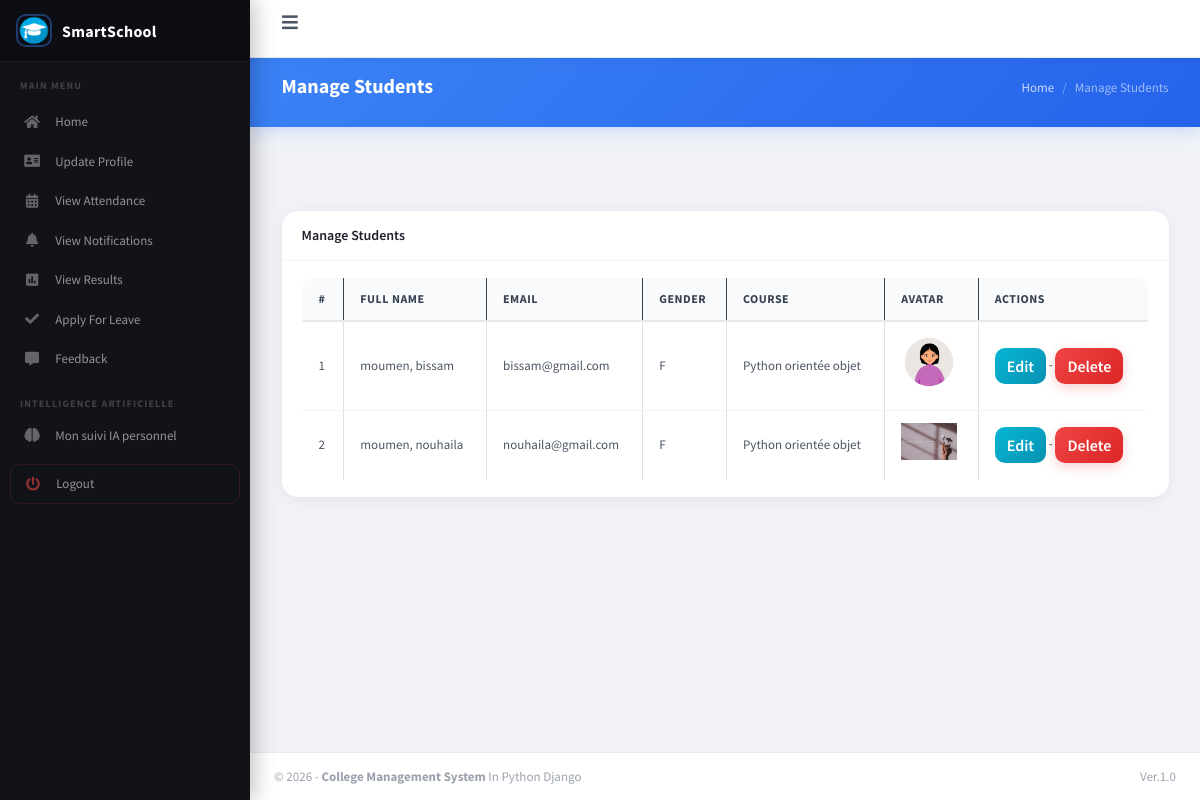
Page /student/manage/ on the committed database.
### main_app/models.py (models this page shows, shortened)
class CustomUser(AbstractUser):
    USER_TYPE = (
        (1, "HOD"),
        (2, "Staff"),
        (3, "Student"),
        (4, "Parent"),  # FIX IMPORTANT
    )
    GENDER = [("M", "Male"), ("F", "Female")]
    username = None
    email = models.EmailField(unique=True)
    user_type = models.CharField(default=1, choices=USER_TYPE, max_length=1)
    gender = models.CharField(max_length=1, choices=GENDER, null=True, blank=True)
    profile_pic = models.ImageField(null=True, blank=True)
    address = models.TextField(null=True, blank=True)
    fcm_token = models.TextField(default="")
    created_at = models.DateTimeField(auto_now_add=True)
    updated_at = models.DateTimeField(auto_now=True)
    USERNAME_FIELD = "email"
    REQUIRED_FIELDS = []
    objects = CustomUserManager()

class Student(models.Model):
    admin = models.OneToOneField(CustomUser, on_delete=models.CASCADE)
    course = models.ForeignKey(Course, on_delete=models.DO_NOTHING, null=True, blank=True)
    session = models.ForeignKey(Session, on_delete=models.DO_NOTHING, null=True, blank=True)

class Course(models.Model):
    name = models.CharField(max_length=120)
    created_at = models.DateTimeField(auto_now_add=True)
    updated_at = models.DateTimeField(auto_now=True)

### main_app/hod_views.py (the view)
# urls.py: path("student/manage/", hod_views.manage_student, name='manage_student'),
def manage_student(request):
    students = CustomUser.objects.filter(user_type=3)
    context = {
        'students': students,
        'page_title': 'Manage Students'
    }
    return render(request, "hod_template/manage_student.html", context)

### main_app/templates/hod_template/manage_student.html
{% extends 'main_app/base.html' %}
{% load static %}
{% block page_title %}{{page_title}}{% endblock page_title %}
{% block content %}
<section class="content">
    <div class="container-fluid">
        <div class="row">
            <div class="col-md-12">
                <div class="card">
                    <div class="card-header">
                        <h3 class="card-title">{{page_title}}</h3>
                    </div>
                    <div class="card-body">
                        <table id="example2" class="table table-bordered table-hover">
                            <thead class="thead-dark">
                                <tr>
                                    <th>#</th>
                                    <th>Full Name</th>
                                    <th>Email</th>
                                    <th>Gender</th>
                                    <th>Course</th>
                                    <th>Avatar</th>
                                    <th>Actions</th>
                                </tr>
                            </thead>
                            <tbody>
                                {% for student in students %}
                                <tr>
                                    <td>{{ forloop.counter }}</td>
                                    <td>{{student.last_name}}, {{student.first_name}}</td>
                                    <td>{{student.email}}</td>
                                    <td>{{student.gender}}</td>
                                    <td>{{student.student.course.name}}</td>
                                    <td>
                                        {% if student.profile_pic == ""  %}
                                        No Image
                                        {% else %}
                                        <img class="img img-fluid mb-2" height="56" width="56"
                                            src="{{student.profile_pic}}" alt="">
                                        {% endif %}
                                    </td>
                                    <td><a href="{% url 'edit_student' student.student.id %}" class="btn btn-info">Edit</a> -
                                        <a href="{% url 'delete_student' student.student.id %}" class="btn btn-danger" onclick="return confirm('Are you sure about this ?')">Delete</a>
                                    </td>
                                </tr>
                                {% endfor %}
                            </tbody>
                        </table>
                    </div>
                </div>
            </div>
        </div>
    </div>
</section>
{% endblock content %}

### main_app/templates/main_app/base.html (style rules this page uses)
*, *::before, *::after { box-sizing: border-box; }
body { background-color: #f0f2f8 !important; font-family: 'Source Sans Pro', 'Segoe UI', sans-serif !important; }
.card { border-radius: 16px !important; border: none !important; background: #ffffff !important; box-shadow: 0 2px 14px rgba(0,0,0,0.06) !important; transition: transform 0.2s ease, box-shadow 0.2s ease !important; }
.card-header { background: transparent !important; border-bottom: 1px solid #f1f5f9 !important; padding: 16px 20px !important; display: flex; align-items: center; justify-content: space-between; }
.card-title { font-size: 14px !important; font-weight: 600 !important; color: #1e1e2d !important; margin: 0 !important; }
.card-body { padding: 16px 20px !important; }
.table { border-radius: 12px; overflow: hidden; }
.table thead th { background: #f8fafc !important; color: #374151 !important; font-size: 12px !important; font-weight: 700 !important; text-transform: uppercase; letter-spacing: 0.5px; border-bottom: 2px solid #e5e7eb !important; padding: 12px 16px !important; }
.table tbody td { color: #4b5563 !important; font-size: 13px !important; padding: 12px 16px !important; border-bottom: 1px solid #f1f5f9 !important; vertical-align: middle !important; }
.btn-danger { background: linear-gradient(135deg, #ef4444, #dc2626) !important; border: none !important; border-radius: 10px !important; font-weight: 600 !important; box-shadow: 0 4px 12px rgba(239,68,68,0.25) !important; }
.btn-info { background: linear-gradient(135deg, #06b6d4, #0891b2) !important; border: none !important; border-radius: 10px !important; font-weight: 600 !important; }
.content { padding: 0 24px 24px 24px !important; }
.row { margin-bottom: 20px; }

### rows in the picture
CustomUser: last_name "moumen", first_name "bissam", email "bissam@gmail.com", gender "F", student.course.name "Python orientée objet", profile_pic (picture)
CustomUser: last_name "moumen", first_name "nouhaila", email "nouhaila@gmail.com", gender "F", student.course.name "Python orientée objet", profile_pic (picture)

### other values in the picture
{{ page_title }} "Manage Students"
